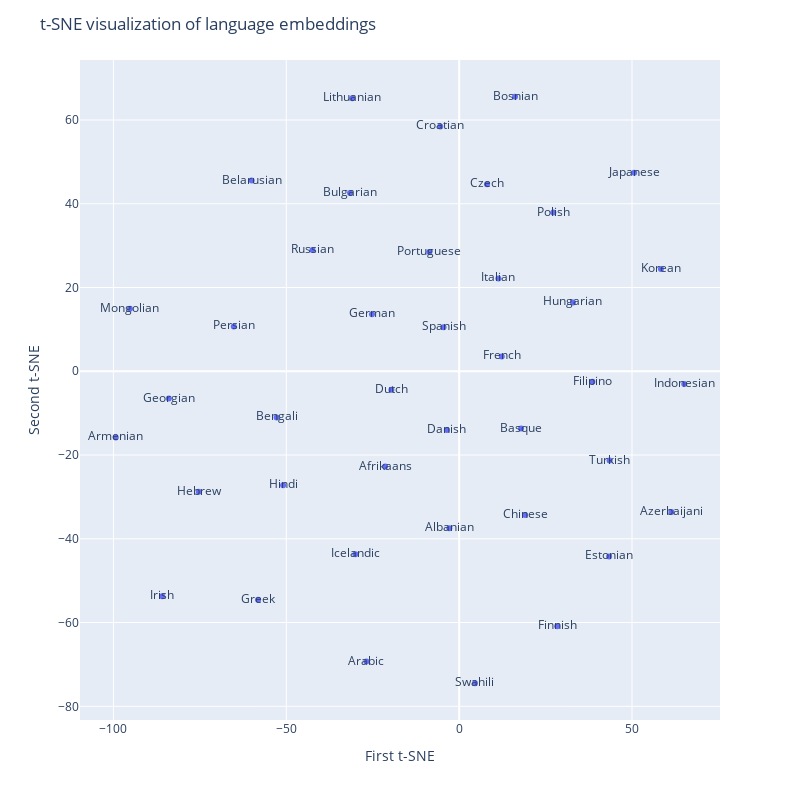

Notebook source saved alongside this figure:
### Code cell
fig = px.scatter(x=X_tsne[:, 0], y=X_tsne[:, 1], text=embedding_words.language[:transform_count].values)
fig.update_layout(
    title="t-SNE visualization of language embeddings",
    xaxis_title="First t-SNE",
    yaxis_title="Second t-SNE",
    height=800,
    width=800
)
fig.show()

### Figure 1 — Plotly figure (JSON) as saved in the notebook; plotly's stock layout.template omitted (floating-point values rounded to 4 significant figures)
{"data": [{"hovertemplate": "x=%{x}<br>y=%{y}<br>text=%{text}<extra></extra>", "legendgroup": "", "marker": {"color": "#636efa", "symbol": "circle"}, "mode": "markers+text", "name": "", "orientation": "v", "showlegend": false, "text": ["Arabic", "Bengali", "Chinese", "Dutch", "French", "German", "Greek", "Hebrew", "Hindi", "Indonesian", "Italian", "Japanese", "Korean", "Persian", "Polish", "Portuguese", "Russian", "Spanish", "Swahili", "Turkish", "Afrikaans", "Albanian", "Armenian", "Azerbaijani", "Basque", "Belarusian", "Bosnian", "Bulgarian", "Croatian", "Czech", "Danish", "Estonian", "Filipino", "Finnish", "Georgian", "Hungarian", "Icelandic", "Irish", "Lithuanian", "Mongolian"], "type": "scatter", "x": [-26.84, -52.8, 19.07, -19.59, 12.33, -25.22, -58.15, -75.31, -50.92, 65.11, 11.35, 50.62, 58.37, -65.19, 27.25, -8.612, -42.44, -4.514, 4.578, 43.51, -21.41, -2.837, -99.33, 61.41, 17.91, -60.02, 16.16, -31.56, -5.446, 8.05, -3.559, 43.38, 38.55, 28.36, -83.98, 32.92, -30.02, -85.9, -30.92, -95.23], "xaxis": "x", "y": [-69.31, -11.02, -34.32, -4.42, 3.527, 13.63, -54.56, -28.77, -27.23, -3.066, 22.17, 47.41, 24.42, 10.71, 37.91, 28.49, 28.95, 10.5, -74.49, -21.31, -22.77, -37.5, -15.79, -33.59, -13.68, 45.52, 65.55, 42.58, 58.45, 44.67, -14.04, -44.2, -2.512, -60.91, -6.504, 16.43, -43.67, -53.71, 65.17, 14.93], "yaxis": "y"}], "layout": {"height": 800, "legend": {"tracegroupgap": 0}, "margin": {"t": 60}, "title": {"text": "t-SNE visualization of language embeddings"}, "width": 800, "xaxis": {"anchor": "y", "domain": [0, 1], "title": {"text": "First t-SNE"}}, "yaxis": {"anchor": "x", "domain": [0, 1], "title": {"text": "Second t-SNE"}}}}
